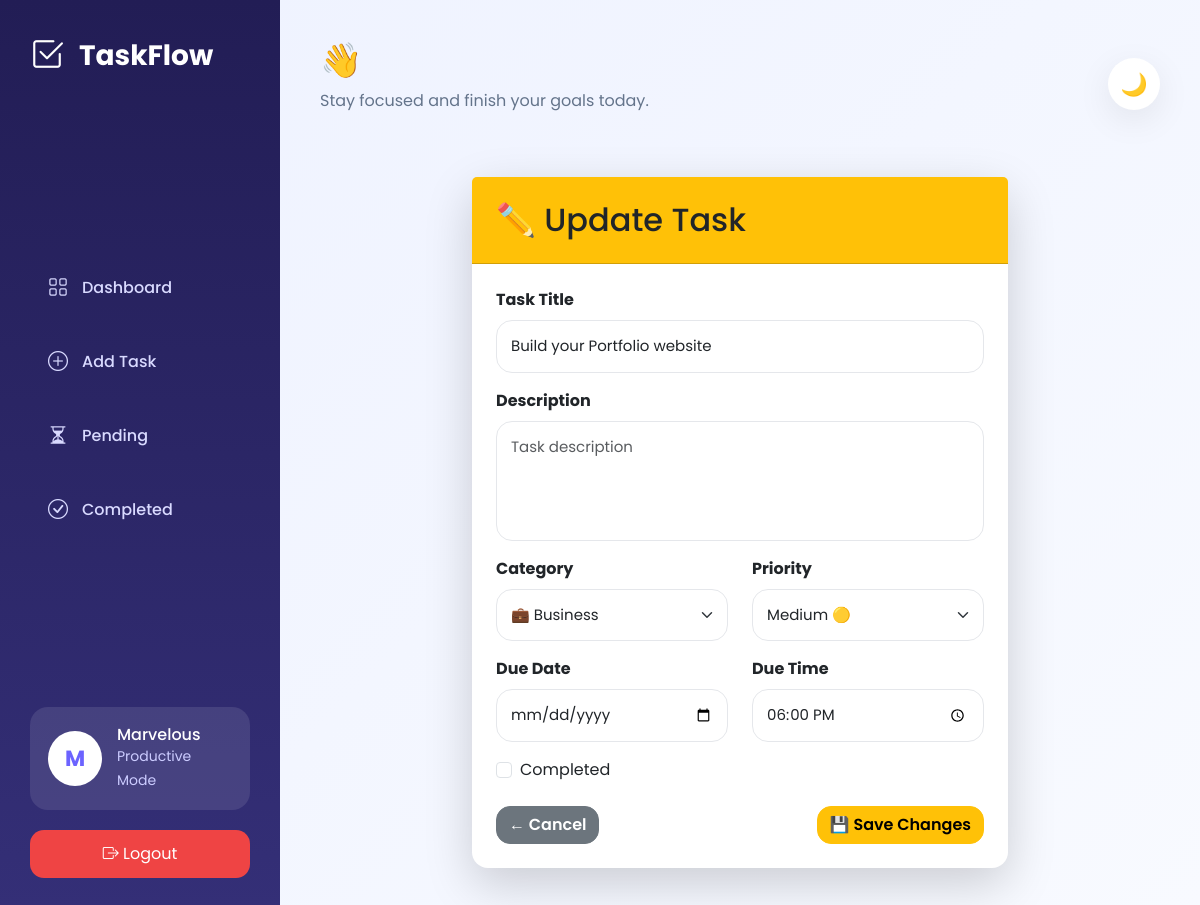
/task/21/ (signed in), run on an earlier commit of the app's database.
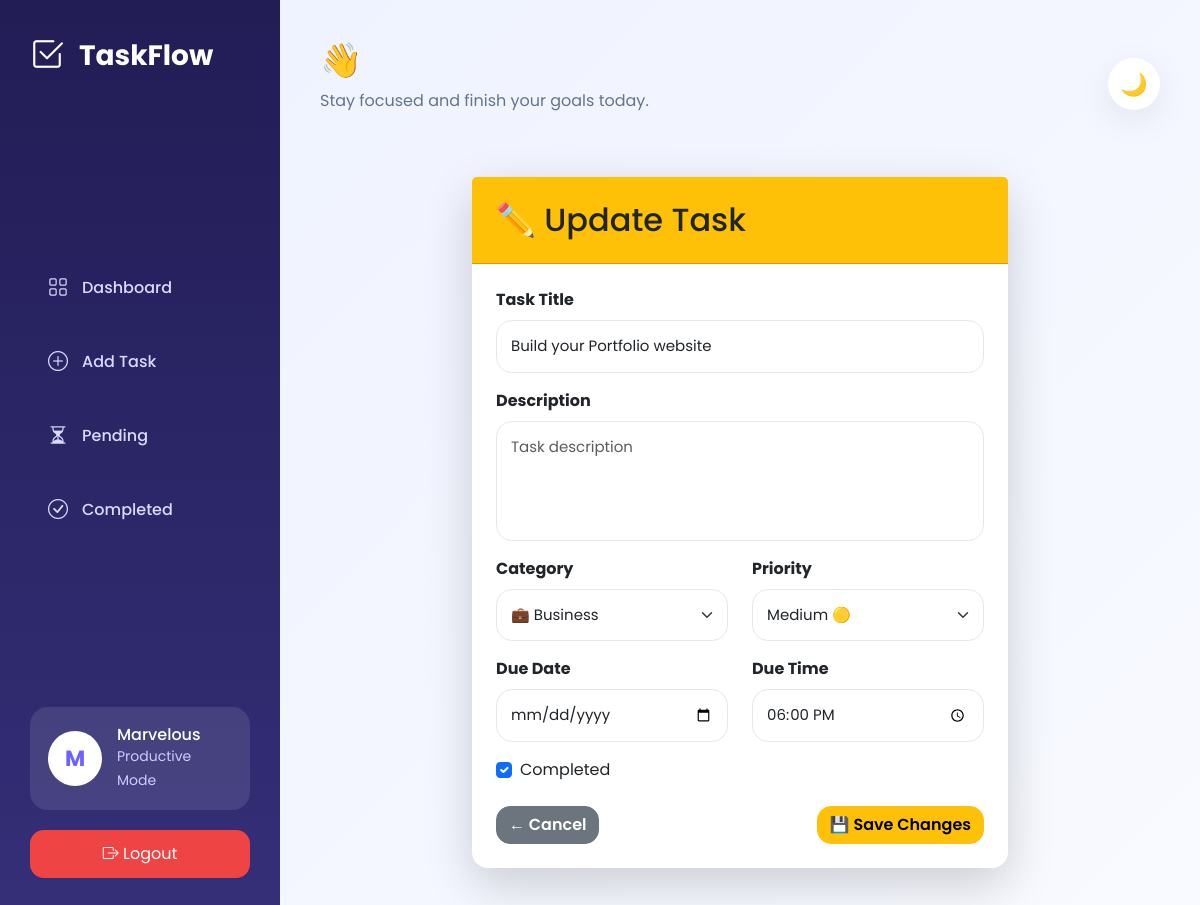
And on a later commit of the database.
### task/models.py (models this page shows, shortened)
class Task(models.Model):
    PRIORITY_CHOICES = (
        ("High", "High 🔴"),
        ("Medium", "Medium 🟡"),
        ("Low", "Low 🟢"),
    )
    CATEGORY_CHOICES = (
        ("Business", "💼 Business"),
        ("School", "📚 School"),
        ("Personal", "👤 Personal"),
        ("Shopping", "🛒 Shopping"),
        ("Health", "❤️ Health"),
        ("Others", "📌 Others"),
    )
    user = models.ForeignKey(
        User,
        on_delete=models.CASCADE,
        related_name="tasks"
    )
    title = models.CharField(
        max_length=140,
        validators=[
            MinLengthValidator(
                3,
                "Task title must contain at least 3 characters."
            )
        ]
    )
    description = models.TextField(
    blank=True,
    default=""
)
    category = models.CharField(
        max_length=20,
        choices=CATEGORY_CHOICES,
        default="Personal"
    )
    priority = models.CharField(
        max_length=20,
        choices=PRIORITY_CHOICES,
        default="Medium"
    )
    done = models.BooleanField(
        default=False
    )
    due_date = models.DateField(
        blank=True,
        null=True
    )
    due_time = models.TimeField(
        blank=True,
        null=True
    )
    created_at = models.DateTimeField(
        auto_now_add=True
    )
    updated_at = models.DateTimeField(
        auto_now=True
    )
    completed_at = models.DateTimeField(
        blank=True,
        null=True
    )
    class Meta:
        ordering = [
            "-created_at"
        ]
        indexes = [
            models.Index(
                fields=[
                    "user",
                    "done"
                ]
            ),
            models.Index(
                fields=[
                    "user",
                    "category"
                ]
            ),
            models.Index(
                fields=[
                    "user",
                    "priority"
                ]
            ),
            models.Index(
                fields=[
                    "due_date"
                ]
            ),
        ]

### task/views.py (the view, shortened to what this page needs)
# urls.py: path("task/<int:pk>/", update_task, name="update_task"),
@login_required
def update_task(request, pk):
    task = get_object_or_404(
        Task,
        pk=pk,
        user=request.user
    )
    form = TaskForm(
        request.POST or None,
        instance=task
    )
    return render(
        request,
        "update_task.html",
        {
            "form": form,
            "task": task
        }
    )

### task/forms.py
class TaskForm(forms.ModelForm):
    class Meta:
        model = Task
        fields = [
            "title",
            "description",
            "category",
            "priority",
            "due_date",
            "due_time",
            "done",
        ]
        widgets = {
    "title": forms.TextInput(attrs={
        "class": "form-control",
        "placeholder": "Task title"
    }),
    "description": forms.Textarea(attrs={
        "class": "form-control",
        "rows": 4,
        "placeholder": "Task description"
    }),
    "category": forms.Select(attrs={
        "class": "form-select"
    }),
    "priority": forms.Select(attrs={
        "class": "form-select"
    }),
    "due_date": forms.DateInput(attrs={
        "type": "date",
        "class": "form-control"
    }),
    "due_time": forms.TimeInput(attrs={
        "type": "time",
        "class": "form-control"
    }),
    "done": forms.CheckboxInput(attrs={
        "class": "form-check-input"
    }),
}

### templates/update_task.html (shortened to what this page needs)
{% extends "base.html" %}
{% block content %}
<div class="container mt-5">
    <div class="row justify-content-center">
        <div class="col-lg-8">
            <div class="card shadow-lg border-0 rounded-4">
                <div class="card-header bg-warning text-dark p-4">
                    <h2 class="mb-0">
                        ✏️ Update Task
                    </h2>
                </div>
                <div class="card-body p-4">
                    <form method="POST">
                        <div class="mb-3">
                            <label class="form-label fw-bold">
                                Task Title
                            </label>
                            {{ form.title }}
                        </div>
                        <div class="mb-3">
                            <label class="form-label fw-bold">
                                Description
                            </label>
                            {{ form.description }}
                        </div>
                        <div class="row">
                            <div class="col-md-6 mb-3">
                                <label class="form-label fw-bold">
                                    Category
                                </label>
                                {{ form.category }}
                            </div>
                            <div class="col-md-6 mb-3">
                                <label class="form-label fw-bold">
                                    Priority
                                </label>
                                {{ form.priority }}
                            </div>
                        </div>
                        <div class="row">
                            <div class="col-md-6 mb-3">
                                <label class="form-label fw-bold">
                                    Due Date
                                </label>
                                {{ form.due_date }}
                            </div>
                            <div class="col-md-6 mb-3">
                                <label class="form-label fw-bold">
                                    Due Time
                                </label>
                                {{ form.due_time }}
                            </div>
                        </div>
                        <div class="form-check mb-4">
                            {{ form.done }}
                            <label class="form-check-label">
                                Completed
                            </label>
                        </div>
                        <div class="d-flex justify-content-between">
                            <a href="{% url 'home' %}"
                               class="btn btn-secondary">
                                ← Cancel
                            </a>
                            <button
                                class="btn btn-warning">
                                💾 Save Changes
                            </button>
                        </div>
                    </form>
                </div>
            </div>
        </div>
    </div>
</div>
{% endblock %}

What changed in the data, as far as the page shows it:
changed Task "Build your Portfolio website": done "☐" → "☑"
